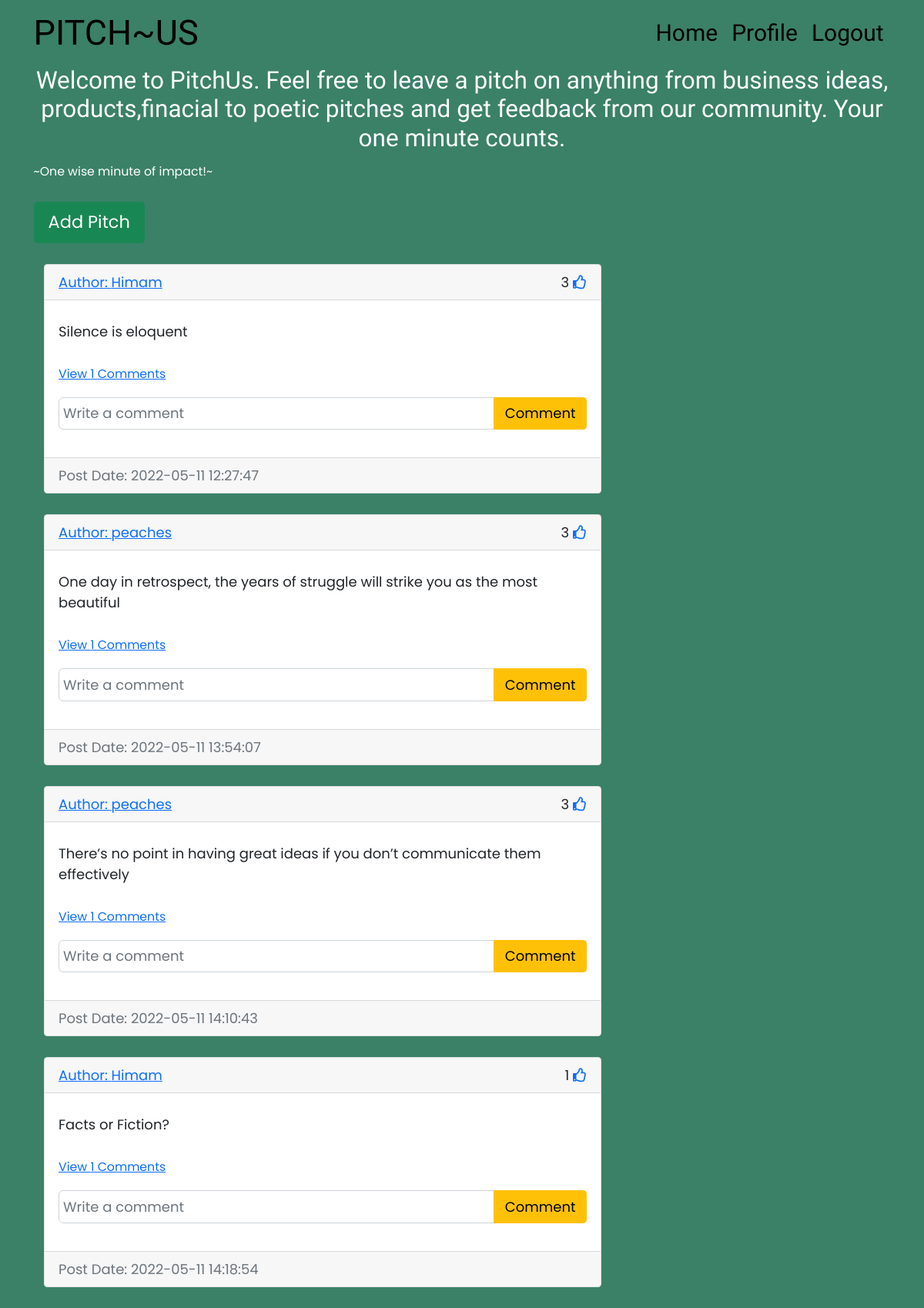
The app's page / (signed in) with its own data.
### app/models.py (models this page shows)
class Pitch(db.Model):
    id = db.Column(db.Integer,primary_key = True)
    text = db.Column(db.Text,nullable=False)
    category = db.Column(db.String, nullable=False)
    date_created = db.Column(db.DateTime(timezone=True),default=func.now())
    author = db.Column(db.Integer,db.ForeignKey('user.id',ondelete='CASCADE'))
    comments = db.relationship('Comment',backref='pitch',passive_deletes=True)
    likes = db.relationship('Like',backref='pitch',passive_deletes=True)

class User(db.Model,UserMixin):
    id = db.Column(db.Integer,primary_key = True)
    email = db.Column(db.String(150),unique = True)
    username = db.Column(db.String(150),unique = True)
    password = db.Column(db.String(150),nullable = False)
    bio = db.Column(db.String(255))
    profile_pic_path = db.Column(db.String())
    date_created = db.Column(db.DateTime(timezone=True),default=func.now())
    pitches = db.relationship('Pitch',backref='user',passive_deletes=True)
    comments = db.relationship('Comment',backref='user',passive_deletes=True)
    likes = db.relationship('Like',backref='user',passive_deletes=True)

### app/views.py (the view)
@views.route('/')
@login_required
def home():
   pitches = Pitch.query.all()
   return render_template('home.html',user = current_user.username,pitches=pitches)

### app/__init__.py (called while the page is built)
def create_app():
    app.config['SQLALCHEMY_TRACK_MODIFICATIONS'] = False
    bootstrap.init_app(app)
    db.init_app(app)
    migrate.init_app(app,db)
    mail.init_app(app)
    configure_uploads(app,photos)
    from .views import views
    app.register_blueprint(views,url_prefix="/")
    from .auth import auth
    app.register_blueprint(auth,url_prefix="/")
    from .models import User,Pitch, Comment,Like
    create_database(app)
    login_manager = LoginManager()
    login_manager.login_view = "auth.login" # redirects to login page
    login_manager.init_app(app)
    @login_manager.user_loader
    def load_user(id):
        return User.query.get(int(id))
    return app

### app/templates/home.html (shortened to what this page needs)
{% extends 'pitch_div.html' %}

### app/templates/pitch_div.html (shortened to what this page needs)
{% extends 'base.html' %}
{% block content %}
{% block header%}
    <div class="text-white">
        <h3 align="center">Welcome to PitchUs. Feel free to leave a pitch on anything from business ideas, products,finacial to poetic pitches and get feedback from our community. Your one minute counts. </h3><span><small>~One wise minute of impact!~</small></span> <br><br>
        <a href="/pitch/"><button type="button" class="btn btn-success btn-lg">
            Add Pitch
        </button></a>
    </div> <br>
    {%endblock %}
    <div class="container" id="pitches">
        {% for pitch in pitches %}
        <div class="col-md-8">
            <div class="card">
                <div class="card-header d-flex justify-content-between align-items-center">
                    <a href="/pitch/{{pitch.user.username}}">Author: {{pitch.user.username}}</a>
                    <div>{{pitch.likes|length}}
                        {% if user.id in pitch.likes|map(attribute="author")|list %}
                        <a href="/like/{{pitch.id}}"><i class="fas fa-thumbs-up"></i></a>
                        {% else %}
                        <a href="/like/{{pitch.id}}"><i class="far fa-thumbs-up"></i></a>
                        {% endif %}
                    </div>
                </div>
                <div class="card-body">
                    <div class="card-text">{{pitch.text}}</div><br>
                    <p class="card-text">
                        {% if pitch.comments|length > 0 %}
                        <a data-bs-toggle="collapse" href="#comments-{{pitch.id}}" role="button">
                            <small>View {{pitch.comments|length}} Comments</small>
                        </a>
                        {% else %}
                        <small class="text-muted">Leave a comment</small>
                        {% endif %}
                    </p>
                    <form class="input-group mb-3" method="POST" action="/comment/{{pitch.id}}">
                        <input type="text" id="text" name="text" class="form-control" placeholder="Write a comment">
                        <button type="submit" class="btn btn-warning">Comment</button>
                    </form>
                </div>
                <div class="card-footer text-muted"> Post Date: {{pitch.date_created}}</div>
            </div>
        </div>
        <br>
        {% endfor %}
    </div>
    {% endblock %}

### app/static/css/style.css (style rules this page uses)
* { margin: 0; padding: 0; box-sizing: border-box; font-family: 'Poppins', sans-serif; font-size: large; }
body { background-color: rgb(58, 129, 104); }
h3 { font-family: 'Macondo', cursive; }
input[type=text] { width: 100%; padding: 5px; font-size: 18px; border-radius: 6px; background-color: transparent; }

### records on screen
Pitch: user.username "Himam", likes|length "3", text "Silence is eloquent", comments|length "1", date_created "2022-05-11 12:27:47"
Pitch: user.username "peaches", likes|length "3", text "One day in retrospect, the years of struggle will strike you as the most beautiful", comments|length "1", date_created "2022-05-11 13:54:07"
Pitch: user.username "peaches", likes|length "3", text "There’s no point in having great ideas if you don’t communicate them effectively", comments|length "1", date_created "2022-05-11 14:10:43"
Pitch: user.username "Himam", likes|length "1", text "Facts or Fiction?", comments|length "1", date_created "2022-05-11 14:18:54"
